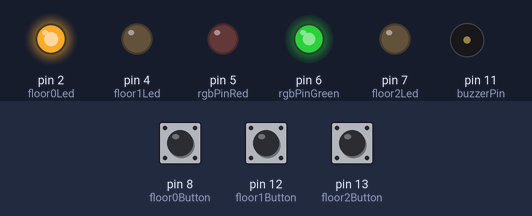
This sketch was run on a simulated Arduino Uno, built with avr-gcc and run on an emulated ATmega328P. On the bench: output pins drawn as LEDs (lit = HIGH), buzzer (waves = sounding). The test bench sets the inputs (shaded band); at power-on: pin 12 (floor1Button) HIGH, pin 8 (floor0Button) HIGH, pin 13 (floor2Button) HIGH.

Above: at 1.2 s.
1.3 s: pin 12 (floor1Button) pulled LOW for 0.15 s
At 4.08 s:
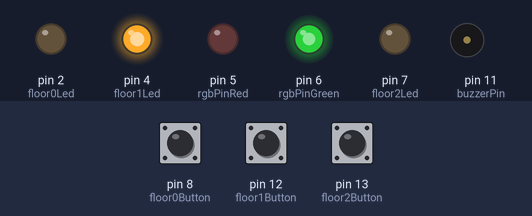
4.3 s: pin 8 (floor0Button) pulled LOW for 0.15 s
At 4.48 s:
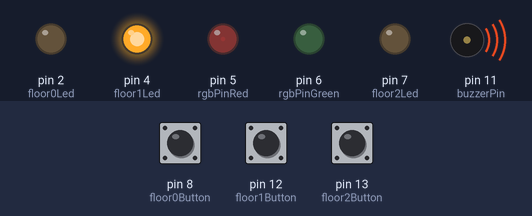
7.3 s: pin 13 (floor2Button) pulled LOW for 0.15 s
At 7.48 s:
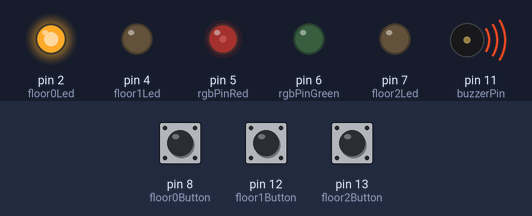
10.4 s: pin 8 (floor0Button) pulled LOW for 1 s
At 10.88 s:
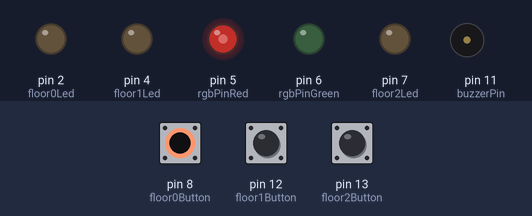
13.4 s: pin 13 (floor2Button) pulled LOW for 1 s
At 15.4 s:
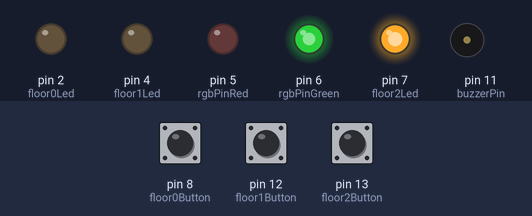
15.9 s: pin 12 (floor1Button) pulled LOW for 1 s
At 16.08 s:
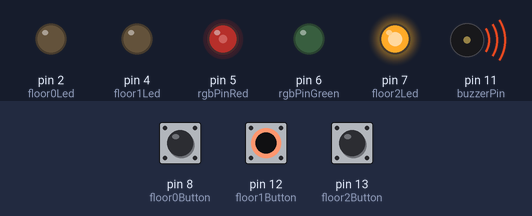
Timing chart, 0 to 19.9 s (numbered marks = the images above; inputs shaded):
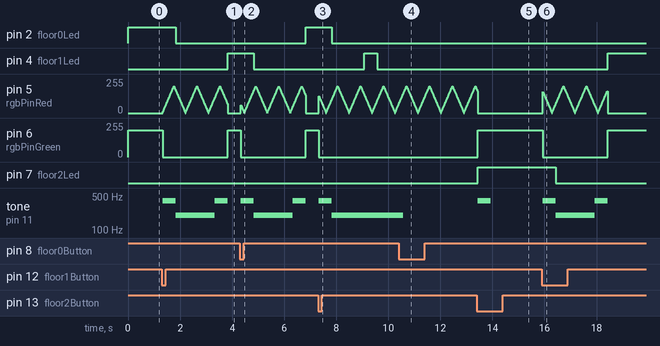

Measured:
- after the input at 1.3 s, pin 2 (floor0Led): HIGH → LOW after 0.53 s; pin 4 (floor1Led): LOW → HIGH after 2.5 s
- after the input at 4.3 s, pin 2 (floor0Led): LOW → HIGH after 2.5 s; pin 4 (floor1Led): HIGH → LOW after 0.53 s
- after the input at 7.3 s, pin 2 (floor0Led): HIGH → LOW after 0.53 s; pin 4 (floor1Led): LOW → HIGH after 1.8 s, → LOW 0.50 s later
- after the input at 10.4 s, pin 6 (rgbPinGreen): stays 0/255 (without the input it goes to 200/255 after 0.43 s); pin 7 (floor2Led): stays LOW (without the input it goes to HIGH after 0.43 s); tone on pin 11 (buzzerPin): goes on until 10.6 s, then stays silent
- after the input at 13.4 s, pin 6 (rgbPinGreen): 0/255 → 200/255 at once; pin 7 (floor2Led): LOW → HIGH at once; tone on pin 11 (buzzerPin): silent → 400 Hz at once, → silent 0.50 s later

The sketch:

Homework2.ino
```cpp
// RGB led pins and helper constants
const int rgbPinRed = 5;
const int rgbPinGreen = 6;
int redBrightness = 0;
int redFadeAmount = 5;
const int redFadeDelay = 10;
unsigned long previousMillis = 0;

// floor leds constants
const int floor0Led = 2;
const int floor1Led = 4;
const int floor2Led = 7;
const int ledPins[] = {floor0Led, floor1Led, floor2Led};
byte floor0LedState = HIGH;
byte floor1LedState = LOW;
byte floor2LedState = LOW;
byte ledStates[] = {floor0LedState, floor1LedState, floor2LedState};
const int ledComfortBrightness = 200;

// buzzer constants
const int buzzerPin = 11;

// elevator constants
const int floor0Button = 8;
const int floor1Button = 12;
const int floor2Button = 13;
byte elevatorLedState = HIGH;  //Low if the lift is moving, high if not
byte floor0ButtonState = LOW;
byte floor1ButtonState = LOW;
byte floor2ButtonState = LOW;
byte floor0LastRead = LOW;
byte floor1LastRead = LOW;
byte floor2LastRead = LOW;
byte floor0ButtonRead = LOW;
byte floor1ButtonRead = LOW;
byte floor2ButtonRead = LOW;
int currentFloor = 0;
int targetFloor = 0;

// debounce constants
unsigned int lastDebounceTime = 0;
unsigned int debounceDelay = 30;

// buzzer constants
unsigned long doorsDuration = 500;
unsigned long movingDuration = 1500;
const int movingSound = 200;
const int doorsSound = 400;

// other constants
unsigned long waitTime = 1250;
unsigned long startTime = 0;

enum ElevatorMovementState {
  ELEVATOR_IDLE,
  ELEVATOR_CURRENT_DOORS,
  ELEVATOR_TARGET_DOORS,
  ELEVATOR_MOVING,
};

ElevatorMovementState elevatorMovementState = ELEVATOR_IDLE;
unsigned long elevatorMovementStartTime = 0;


void setup() {
  pinMode(rgbPinRed, OUTPUT);
  pinMode(rgbPinGreen, OUTPUT);

  pinMode(floor0Button, INPUT_PULLUP);
  pinMode(floor1Button, INPUT_PULLUP);
  pinMode(floor2Button, INPUT_PULLUP);

  pinMode(buzzerPin, OUTPUT);
  pinMode(floor0Led, OUTPUT);
  pinMode(floor1Led, OUTPUT);
  pinMode(floor2Led, OUTPUT);

  digitalWrite(floor0Led, HIGH);

  Serial.begin(9600);
}

void loop() {

  floor0ButtonRead = digitalRead(floor0Button);
  floor1ButtonRead = digitalRead(floor1Button);
  floor2ButtonRead = digitalRead(floor2Button);


  if (floor0ButtonRead != floor0LastRead ){
    lastDebounceTime = millis();
  }
  if (floor1ButtonRead != floor1LastRead ){
    lastDebounceTime = millis();
  }
  if (floor2ButtonRead != floor2LastRead ){
    lastDebounceTime = millis();
  }
  if(( millis() - lastDebounceTime) > debounceDelay)
  {
    if(floor0ButtonRead != floor0ButtonState ){
      floor0ButtonState = floor0ButtonRead;

      if(floor0ButtonState == LOW){
        targetFloor = 0;
      }
    }

    if(floor1ButtonRead != floor1ButtonState ){
      floor1ButtonState = floor1ButtonRead;

      if(floor1ButtonState == LOW){
        targetFloor = 1;
      }
    }

    if(floor2ButtonRead != floor2ButtonState ){
      floor2ButtonState = floor2ButtonRead;

      if(floor2ButtonState == LOW){
        targetFloor = 2;
      }
    }
  } // debounce for all 3 buttons

  unsigned long currentTime = millis();
  static unsigned long waitStartTime = 0;
  static int Step = 0;

  switch (elevatorMovementState) {
    case ELEVATOR_IDLE:
    {
      if (targetFloor != currentFloor) {
        elevatorMovementState = ELEVATOR_CURRENT_DOORS;
        waitStartTime = currentTime;
        elevatorLedState = LOW;
        makeDoorsSound(); // start the door sound
      }
      break;
    }
    case ELEVATOR_CURRENT_DOORS:
    {
      if (currentTime - waitStartTime >= doorsDuration) { // wait 500 ms
        elevatorMovementState = ELEVATOR_MOVING; // change the elevator state
        waitStartTime = currentTime; // reset the tiemr for the next clock
      }
      break;
    }
    case ELEVATOR_MOVING:
    {
      if (abs(targetFloor - currentFloor) == 1){
        switch (Step) {
          case 0:
            makeMovingSound(); // start the moving 1500ms sound
            ledStates[currentFloor] = LOW; // turn off the current floor led
            waitStartTime = currentTime; // start timer for the next step's clock
            Step = 1; // go to next step
            break;
          case 1:
            if (currentTime - waitStartTime >= movingDuration ) { // wait 1500ms
              makeDoorsSound(); // make the door sound 500ms
              Step = 2; //go to next step
              waitStartTime = currentTime; //update the start time for the next clock timer
            }
            break;
          case 2:
            if (currentTime - waitStartTime >= doorsDuration) { // wait 500ms for the door sound -- DON'T NEED TO WAIT FOR DOOR, WE ALREADY WAIT IN TARGET_DOORS
              waitStartTime = currentTime; //update the starting time for the next clock timer
              Step = 0; //reset Step variable
              elevatorMovementState = ELEVATOR_TARGET_DOORS; // change the elevator state to final state
            }
            break;
        }
      }
      else if (abs(targetFloor - currentFloor) == 2) {
        switch (Step) {
          case 0:
            makeMovingSound(); // start the moving 1500ms sound
            ledStates[currentFloor] = LOW; // turn off the current floor led
            waitStartTime = currentTime; //start timer for the next clock
            Step = 1;
            break;
          case 1:
            if (currentTime - waitStartTime >= waitTime) { // wait 1250ms
              ledStates[1] = HIGH;  // turn on the middle floor led
              makeMovingSound(); //start another moving sound 1500ms
              waitStartTime = currentTime; // reset timer for the next step's clock
              Step = 2; // go to next step
            }
            break;
          case 2:
            if (currentTime - waitStartTime >= doorsDuration) { // wait 500ms
              ledStates[1] = LOW; // turn off the middle floor led
              waitStartTime = currentTime; // reset timer for the next step's clock
              Step = 3; // go to next step
            }
            break;
          case 3:
            if (currentTime - waitStartTime >= waitTime) { // wait 1250ms
              makeDoorsSound(); // make the floor sound 500ms
              waitStartTime = currentTime; // reset timer for the final state
              Step = 0; // reset step counter
              elevatorMovementState = ELEVATOR_TARGET_DOORS; // change elevator to final state
            }
            break;
        }
      }
      break;
    }
    case ELEVATOR_TARGET_DOORS: //final state of the elevator ( it has arrived at target floor)
    {
        ledStates[targetFloor] = HIGH; //change target floor Led state to HIGH
        currentFloor = targetFloor;
        elevatorLedState = HIGH;
        elevatorMovementState = ELEVATOR_IDLE; // change elevator state to idle

      break;
    }
  }


  digitalWrite(floor0Led, ledStates[0]);
  digitalWrite(floor1Led, ledStates[1]);
  digitalWrite(floor2Led, ledStates[2]);

  elevatorLed(elevatorLedState);

  floor0LastRead = floor0ButtonRead;
  floor1LastRead = floor1ButtonRead;
  floor2LastRead = floor2ButtonRead;

}

void elevatorLed(byte elevatorLedState)
{
    if (elevatorLedState == LOW) {
      analogWrite(rgbPinGreen, 0); //turn off the green led
    if ((millis() - previousMillis) > redFadeDelay) {
      previousMillis = millis();
      redBrightness = redBrightness + redFadeAmount;
      if (redBrightness <= 0 || redBrightness >= ledComfortBrightness) {
        redFadeAmount = -redFadeAmount;
      }

      analogWrite(rgbPinRed, redBrightness);
    } // when elevatorState is LOW, the red led smoothly blinks
  } else if (elevatorLedState == HIGH) {
    analogWrite(rgbPinRed, 0);
    analogWrite(rgbPinGreen, ledComfortBrightness);
  } // when elevatorState is not LOW, the green led lights up
}

void makeDoorsSound() {
    tone(buzzerPin, doorsSound, doorsDuration);
}

void makeMovingSound() {
    tone(buzzerPin, movingSound, movingDuration);
}
```
